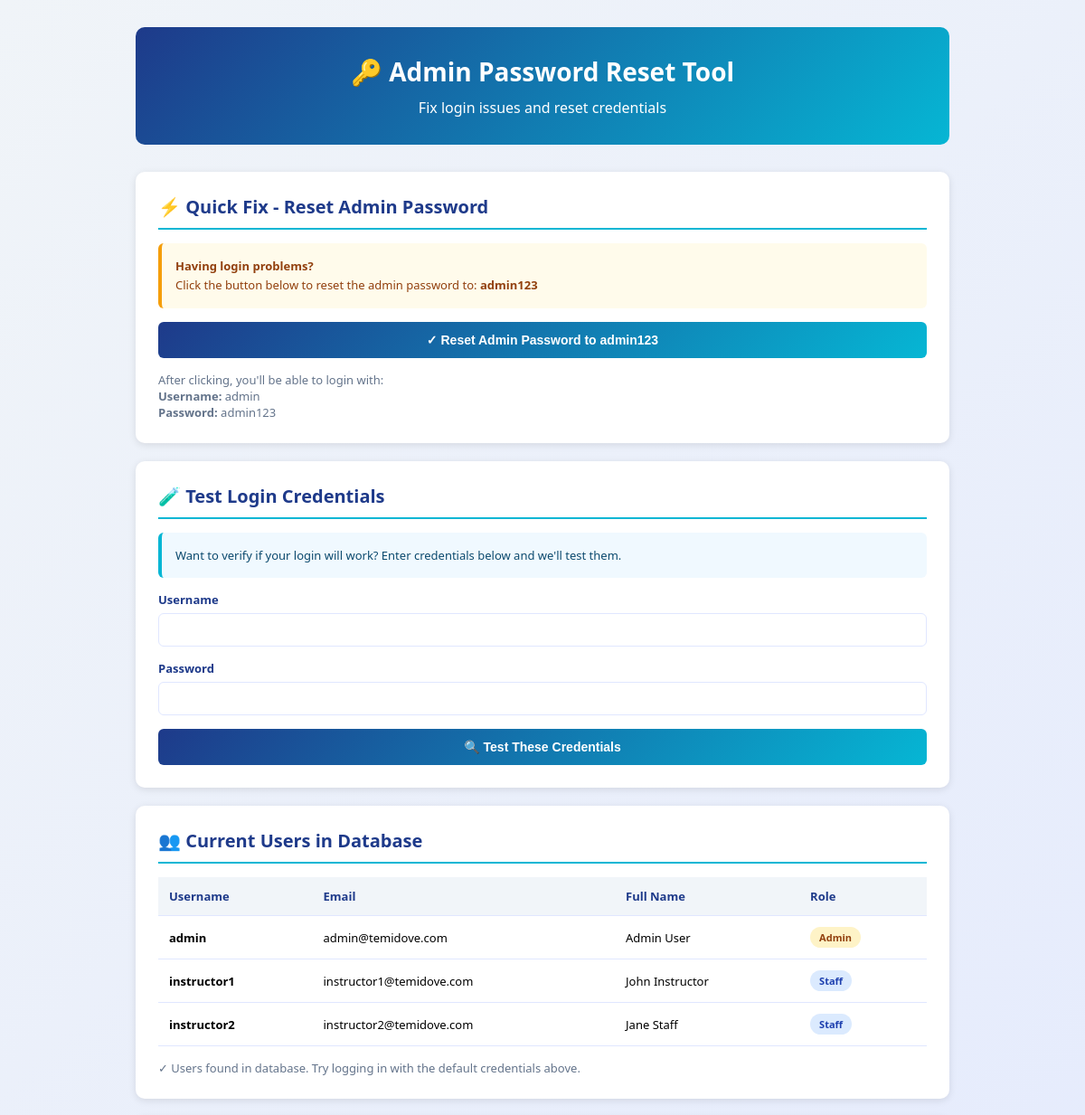
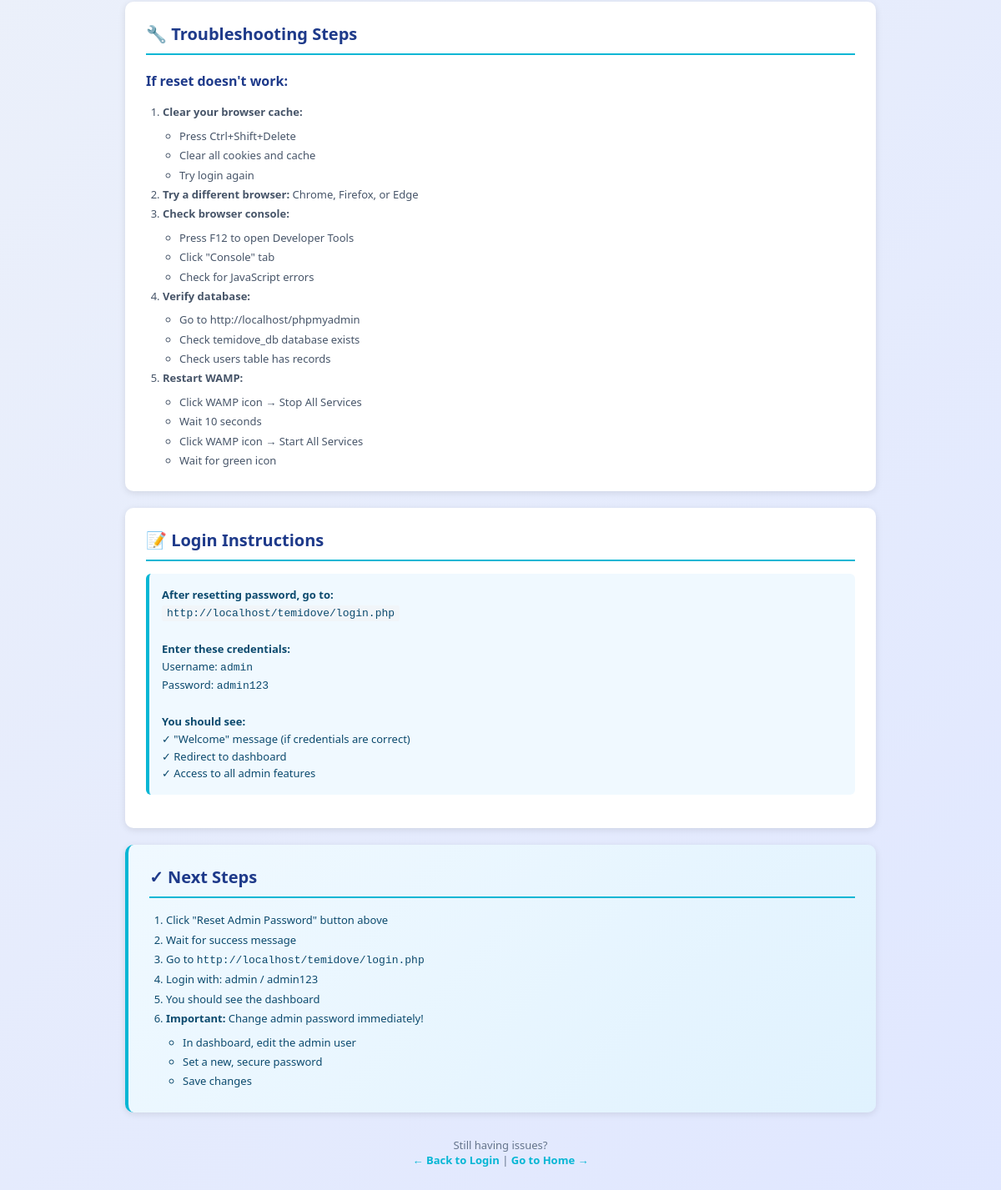
Page /reset_password.php on the committed database (2 pictures, top to bottom).
### tables this page shows
CREATE TABLE IF NOT EXISTS users (
  id INT PRIMARY KEY AUTO_INCREMENT,
  username VARCHAR(50) UNIQUE NOT NULL,
  password VARCHAR(255) NOT NULL,
  email VARCHAR(100) UNIQUE NOT NULL,
  full_name VARCHAR(100) NOT NULL,
  role ENUM('admin', 'staff') DEFAULT 'staff',
  created_at TIMESTAMP DEFAULT CURRENT_TIMESTAMP,
  updated_at TIMESTAMP DEFAULT CURRENT_TIMESTAMP ON UPDATE CURRENT_TIMESTAMP
);

### reset_password.php (the view, shortened to what this page needs)
<?php
require_once 'config.php';
$users_result = $conn->query("SELECT id, username, email, full_name, role FROM users");
$users = [];
if ($users_result) {
    while ($row = $users_result->fetch_assoc()) {
        $users[] = $row;
    }
}
?>
<!DOCTYPE html>
<html lang="en">
<head>
</head>
<body>
    <div class="container">
        <div class="header">
            <h1>🔑 Admin Password Reset Tool</h1>
            <p>Fix login issues and reset credentials</p>
        </div>
        <div class="card">
            <h2>⚡ Quick Fix - Reset Admin Password</h2>
            <div class="warning-box">
                <strong>Having login problems?</strong><br>
                Click the button below to reset the admin password to: <strong>admin123</strong>
            </div>
            <form method="POST">
                <button type="submit" class="btn-reset" style="width: 100%;">✓ Reset Admin Password to admin123</button>
            </form>
            <p style="margin-top: 15px; color: #64748b; font-size: 13px;">
                After clicking, you'll be able to login with:<br>
                <strong>Username:</strong> admin<br>
                <strong>Password:</strong> admin123
            </p>
        </div>
        <div class="card">
            <h2>🧪 Test Login Credentials</h2>
            <div class="info-box">
                Want to verify if your login will work? Enter credentials below and we'll test them.
            </div>
            <form method="POST">
                <div class="form-group">
                    <label for="test_username">Username</label>
                    <input type="text" id="test_username" name="test_username" required>
                </div>
                <div class="form-group">
                    <label for="test_password">Password</label>
                    <input type="password" id="test_password" name="test_password" required>
                </div>
                <button type="submit" class="btn-reset" style="width: 100%;">🔍 Test These Credentials</button>
            </form>
        </div>
        <div class="card">
            <h2>👥 Current Users in Database</h2>
            <?php if (empty($users)): ?>
                <div class="warning-box">
                    ⚠️ No users found in database!
                </div>
                <form method="POST">
                    <input type="hidden" name="action" value="verify_users">
                    <button type="submit" class="btn-reset" style="width: 100%;">✓ Create Default Admin User</button>
                </form>
            <?php else: ?>
                <table>
                    <thead>
                        <tr>
                            <th>Username</th>
                            <th>Email</th>
                            <th>Full Name</th>
                            <th>Role</th>
                        </tr>
                    </thead>
                    <tbody>
                        <?php foreach ($users as $user): ?>
                            <tr>
                                <td><strong><?php echo htmlspecialchars($user['username']); ?></strong></td>
                                <td><?php echo htmlspecialchars($user['email']); ?></td>
                                <td><?php echo htmlspecialchars($user['full_name']); ?></td>
                                <td>
                                    <span class="role-badge role-<?php echo $user['role']; ?>">
                                        <?php echo ucfirst($user['role']); ?>
                                    </span>
                                </td>
                            </tr>
                        <?php endforeach; ?>
                    </tbody>
                </table>
                <p style="margin-top: 15px; color: #64748b; font-size: 13px;">
                    ✓ Users found in database. Try logging in with the default credentials above.
                </p>
            <?php endif; ?>
        </div>
        <div class="card">
            <h2>🔧 Troubleshooting Steps</h2>
            <div class="section-title">If reset doesn't work:</div>
            <ol style="margin-left: 20px; color: #475569; font-size: 13px; line-height: 1.8;">
                <li><strong>Clear your browser cache:</strong>
                    <ul style="margin: 5px 0 0 20px;">
                        <li>Press Ctrl+Shift+Delete</li>
                        <li>Clear all cookies and cache</li>
                        <li>Try login again</li>
                    </ul>
                </li>
                <li><strong>Try a different browser:</strong> Chrome, Firefox, or Edge</li>
                <li><strong>Check browser console:</strong>
                    <ul style="margin: 5px 0 0 20px;">
                        <li>Press F12 to open Developer Tools</li>
                        <li>Click "Console" tab</li>
                        <li>Check for JavaScript errors</li>
                    </ul>
                </li>
                <li><strong>Verify database:</strong>
                    <ul style="margin: 5px 0 0 20px;">
                        <li>Go to http://localhost/phpmyadmin</li>
                        <li>Check temidove_db database exists</li>
                        <li>Check users table has records</li>
                    </ul>
                </li>
                <li><strong>Restart WAMP:</strong>
                    <ul style="margin: 5px 0 0 20px;">
                        <li>Click WAMP icon → Stop All Services</li>
                        <li>Wait 10 seconds</li>
                        <li>Click WAMP icon → Start All Services</li>
                        <li>Wait for green icon</li>
                    </ul>
                </li>
            </ol>
        </div>
        <div class="card">
            <h2>📝 Login Instructions</h2>
            <div class="info-box">
                <strong>After resetting password, go to:</strong><br>
                <code style="background: #f1f5f9; padding: 2px 6px; border-radius: 3px;">http://localhost/temidove/login.php</code>
                <br><br>
                <strong>Enter these credentials:</strong><br>
                Username: <code>admin</code><br>
                Password: <code>admin123</code>
                <br><br>
                <strong>You should see:</strong><br>
                ✓ "Welcome" message (if credentials are correct)<br>
                ✓ Redirect to dashboard<br>
                ✓ Access to all admin features
            </div>
        </div>
        <div class="card" style="background: linear-gradient(135deg, #f0f9ff 0%, #e0f2fe 100%); border-left: 4px solid #06b6d4;">
            <h2>✓ Next Steps</h2>
            <ol style="margin-left: 20px; color: #0c4a6e; font-size: 13px; line-height: 1.8;">
                <li>Click "Reset Admin Password" button above</li>
                <li>Wait for success message</li>
                <li>Go to <code>http://localhost/temidove/login.php</code></li>
                <li>Login with: admin / admin123</li>
                <li>You should see the dashboard</li>
                <li><strong>Important:</strong> Change admin password immediately!
                    <ul style="margin: 5px 0 0 20px;">
                        <li>In dashboard, edit the admin user</li>
                        <li>Set a new, secure password</li>
                        <li>Save changes</li>
                    </ul>
                </li>
            </ol>
        </div>
        <div style="text-align: center; margin-top: 30px; color: #64748b; font-size: 13px;">
            <p>Still having issues?</p>
            <p>
                <a href="login.php" style="color: #06b6d4; text-decoration: none; font-weight: 600;">← Back to Login</a> |
                <a href="index.php" style="color: #06b6d4; text-decoration: none; font-weight: 600;">Go to Home →</a>
            </p>
        </div>
    </div>
</body>
</html>

### reset_password.php (style rules this page uses)
* { margin: 0; padding: 0; box-sizing: border-box; }
body { font-family: 'Segoe UI', Tahoma, Geneva, Verdana, sans-serif; background: linear-gradient(135deg, #f0f4f8 0%, #e0e7ff 100%); min-height: 100vh; padding: 30px 20px; }
.container { max-width: 900px; margin: 0 auto; }
.header { background: linear-gradient(135deg, #1e3a8a 0%, #06b6d4 100%); color: white; padding: 30px; border-radius: 10px; margin-bottom: 30px; text-align: center; }
.header h1 { font-size: 28px; margin-bottom: 10px; }
.card { background: white; border-radius: 10px; padding: 25px; margin-bottom: 20px; box-shadow: 0 2px 8px rgba(0, 0, 0, 0.1); }
.card h2 { color: #1e3a8a; font-size: 20px; margin-bottom: 15px; border-bottom: 2px solid #06b6d4; padding-bottom: 10px; }
button { padding: 12px 20px; border: none; border-radius: 6px; cursor: pointer; font-size: 14px; font-weight: 600; transition: all 0.3s; }
.btn-reset { background: linear-gradient(135deg, #1e3a8a 0%, #06b6d4 100%); color: white; }
.form-group { margin-bottom: 15px; }
label { display: block; margin-bottom: 6px; color: #1e3a8a; font-weight: 600; font-size: 13px; }
input { width: 100%; padding: 10px; border: 1px solid #e0e7ff; border-radius: 6px; font-size: 13px; }
table { width: 100%; border-collapse: collapse; margin-top: 15px; }
thead { background: #f1f5f9; }
th, td { padding: 12px; text-align: left; border-bottom: 1px solid #e0e7ff; font-size: 13px; }
th { color: #1e3a8a; font-weight: 600; }
.role-badge { display: inline-block; padding: 4px 10px; border-radius: 20px; font-size: 11px; font-weight: 600; }
.role-admin { background: #fef3c7; color: #92400e; }
.role-staff { background: #dbeafe; color: #1e40af; }
.info-box { background: #f0f9ff; border-left: 4px solid #06b6d4; padding: 15px; border-radius: 6px; margin-bottom: 15px; font-size: 13px; color: #0c4a6e; line-height: 1.6; }
.warning-box { background: #fffbeb; border-left: 4px solid #f59e0b; padding: 15px; border-radius: 6px; margin-bottom: 15px; font-size: 13px; color: #92400e; line-height: 1.6; }
.section-title { font-size: 16px; color: #1e3a8a; font-weight: 600; margin: 20px 0 15px 0; }

### rows in the picture
users: username "admin", email "admin@temidove.com", full_name "Admin User", role "Admin"
users: username "instructor1", email "instructor1@temidove.com", full_name "John Instructor", role "Staff"
users: username "instructor2", email "instructor2@temidove.com", full_name "Jane Staff", role "Staff"
